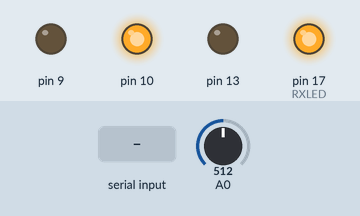
Simulated run of this sketch. Board: Arduino Leonardo, built with avr-gcc and run on an emulated ATmega32U4. Shown: output pins drawn as LEDs (lit = HIGH). Dashed ring = blinking. The test bench sets the inputs (shaded band); at power-on: A0 = 512. What the sketch prints to the serial monitor is not drawn.

Above: at 5.2 s.
5.3 s: "pump\n" received over Serial
At 6.1 s:
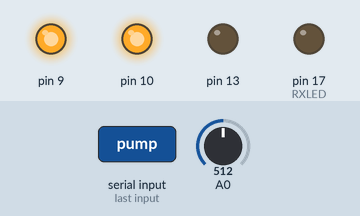
17.4 s: A0 set to 215
23.7 s: A0 set to 193
At 24.3 s:
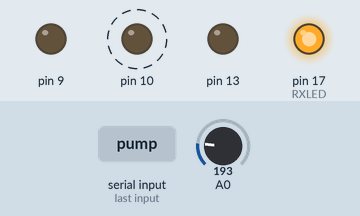
30.0 s: A0 set to 210
At 35.8 s:
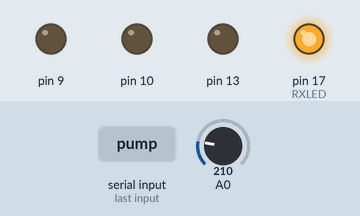
42.1 s: A0 set to 190
At 42.6 s:
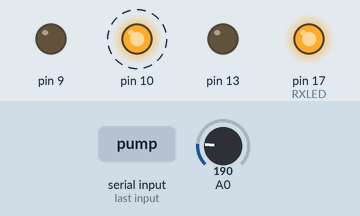
48.4 s: "sensor\n" received over Serial
Timing chart, 0 to 55.7 s (numbered marks = the images above; inputs shaded):
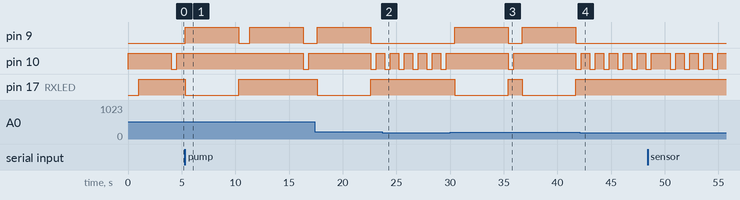

Measured:
- the behaviour switches between 201 and 200 on A0 (found by bisection; images 1 and 2)
- after the input at 5.3 s, pin 17 (RXLED): goes on until 10.3 s, then stays HIGH
- after the input at 23.7 s, pin 9: stays LOW (without the input it goes to HIGH after 0.22 s); pin 17 (RXLED): stays HIGH (without the input it goes to LOW after 0.22 s)
- after the input at 30.0 s, pin 9: alternates HIGH for 5.0 s and LOW for 1.3 s, starting after 0.42 s; pin 17 (RXLED): alternates HIGH for 1.3 s and LOW for 5.0 s, starting after 0.42 s
- after the input at 42.1 s, pin 9: stays LOW (without the input it goes to HIGH after 0.92 s); pin 17 (RXLED): stays HIGH (without the input it goes to LOW after 0.92 s)
- by itself, pin 9: alternates HIGH for 5.0 s and LOW for 1.0 s

The sketch:

PlantWatering.ino
```cpp
#include "LowPower.h"
#include <EEPROM.h>

#define RXLED 17
#define PUMP_DURATION 5000
bool serialMode = false;
bool printSensor = false;
int threshold;
int sensorWarmup;
int sensor = 0;
long sampleInterval;

void setup() {
  // put your setup code here, to run once:
  pinMode(9,OUTPUT);
  pinMode(13,OUTPUT);
  digitalWrite(13,LOW);
  pinMode(RXLED, OUTPUT);
  pinMode(10,OUTPUT);
  digitalWrite(9,LOW);
  digitalWrite(10,HIGH);
  delay(1000);
  GreenLED(false);
  OrangeLED(false);
  Serial.begin(9600);

  delay(3000);
  EEPROM.get(0,threshold);
  if( threshold <= 0 ){
    threshold = 200;
  }
  EEPROM.get(2,sensorWarmup);
  if( sensorWarmup <= 0 ){
    sensorWarmup = 800;
  }
  EEPROM.get(4,sampleInterval);
  if( sampleInterval <= 0 ){
    sampleInterval = 8000;
  }

  if(Serial){
      serialMode = true;

      Serial.println("PLANT WATERING SYSTEM");
      Serial.println("commands:");
      Serial.print("pump - Trigger the pump for ");
      Serial.print(PUMP_DURATION);
      Serial.println("ms ");
      Serial.println("sensor - Print sensor value once");
      Serial.println("print sensor - Toggle continuous sensor print");
      Serial.println("threshold [int]- gets or sets the threshold for watering");
      Serial.println("sensor warmup [int] - warmup time in ms");
      Serial.println("sample interval [int] - sample interval in ms");
      Serial.println("======================================================");
      Serial.print("threshold=");
      Serial.print(threshold);
      Serial.print(", sensor warmup=");
      Serial.print(sensorWarmup);
      Serial.print(", sample interval=");
      Serial.println(sampleInterval);
      GreenLED(true);

  }

}

void loop() {


  if( serialMode ){
    if( Serial.available() ){
      String a = Serial.readString();
      a.trim();
      //Serial.println(a);
      if( a == "pump" ){
        Pump();
      }else if(a == "sensor" ){
        Serial.print("sensor: ");
        Serial.println(sensor);

      }
      else if(a == "print sensor" ){
        printSensor = !printSensor;
      }
      else if(a.substring(0,9)=="threshold"){
        if(a.length() > 9 ){
          threshold = a.substring(10).toInt();
          EEPROM.put(0,threshold);
          Serial.print("Setting threshold to ");
          Serial.println(threshold);
        } else {
          Serial.print( "Threshold set to " );
          Serial.println( threshold );
        }

      } else if(a.substring(0,13)=="sensor warmup"){
        if(a.length() == 13 ){
          Serial.print("Sensor Warmup time ");
          Serial.print( sensorWarmup );
          Serial.println("ms ");
        }
        else {
          sensorWarmup = a.substring(13).toInt();
          EEPROM.put(2,sensorWarmup);

          Serial.print("Sensor warmup set to ");
          Serial.print(sensorWarmup);
          Serial.println("ms");
        }
      } else if(a.substring(0,15)=="sample interval"){
        if( eepromInt(sampleInterval, 4, "sample interval", a) ){
          Serial.print("Sample interval ");
          Serial.print( sampleInterval );
          Serial.println("ms");
        }
        else {
          Serial.print("Sample interval set to ");
          Serial.print(sampleInterval);
          Serial.println("ms");
        }

      }
      else {
        Serial.print("Command \"");
        Serial.print(a);
        Serial.println("\" not found");
      }

    }
    if( printSensor ){
        Serial.print("sensor: ");
        Serial.println(sensor);
        delay(500);
    }
  }

    digitalWrite(10,LOW);
    if( serialMode ){
      delay(500);
    }
    else {
      int iter = sampleInterval / 8000;
      for(int i=0;i<iter;i++){
        LowPower.powerDown(SLEEP_8S, ADC_OFF, BOD_OFF);
      }
    }
    digitalWrite(10,HIGH);
    delay(sensorWarmup);
    sensor = analogRead(A0);
    if( sensor > threshold ){
      OrangeLED(true);
      Pump();
      OrangeLED(false);
    }


}

bool eepromInt(long &value, int offset, String commandName, String command){
  int len = commandName.length();
  if( len == command.length() ){
    return true;
  }
  else {
    value = command.substring(len).toInt();
    EEPROM.put(offset,value);
    return false;
  }
}

void Pump(){
  PumpOn(true);
  delay(5000);
  PumpOn(false);
}

void OrangeLED(bool on){
  digitalWrite(RXLED,on ? LOW : HIGH);
}

void GreenLED(bool on){
  if( on ) TXLED0;
  else TXLED1;
}

void PumpOn(bool on){
  digitalWrite(9,on ? HIGH : LOW);
}
```
